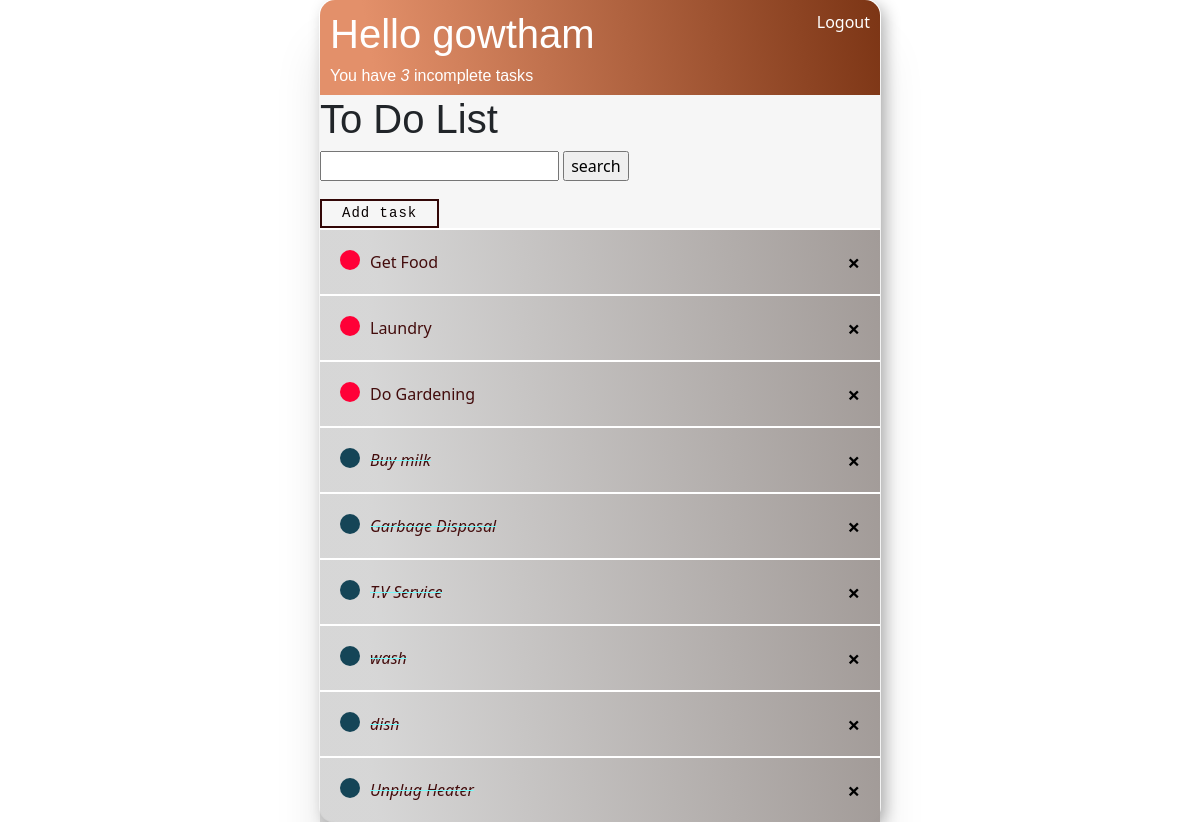
The app's page / (signed in) with its own data.
### accounts/models.py (models this page shows)
class Task(models.Model):
    user = models.ForeignKey(User,on_delete=models.CASCADE,null=True,blank=True)
    title=models.CharField(max_length=250)
    description=models.TextField(null=True,blank=True)
    complete=models.BooleanField(default=False)
    created=models.DateTimeField(auto_now_add=True)
    date=models.DateTimeField(auto_now_add=datetime)
    def __str__(self):
        return self.title
    class Meta:
        ordering = ['complete']

### accounts/views.py (the view)
# urls.py: path('',TaskList.as_view(),name='tasks'),
class TaskList(LoginRequiredMixin,ListView):
    model = Task
    template_name = 'home.html'
    context_object_name = 'i'
    def get_context_data(self, **kwargs):
        context =super().get_context_data(**kwargs)
        context['i']=context['i'].filter(user=self.request.user)
        context['count']=context['i'].filter(complete=False).count()
        search_input=self.request.GET.get('search_area') or ''
        if search_input:
            context['i']= context['i'].filter(title__icontains=search_input)
        context['search_input']=search_input
        return context

### template/home.html (shortened to what this page needs)
{% extends 'main.html' %}
{% block content %}
<div class="header-bar">
    <div>
        <h1>Hello {{request.user}}</h1>
        <h6 style="margin:0%;">You have <i>{{count}}</i> incomplete task{{count|pluralize:"s"}}</h6>
    </div>
    {% if request.user.is_authenticated %}
    <a style="color:white; text-decoration:none;" href="{% url 'logout' %}">Logout</a>
    {% else %}
    <a href="{% url 'login' %}">Login</a>
    {% endif %}
</div>
<h1>To Do List</h1>
<div class="row">
   <form method="GET">
    <input type="text" name="search_area" value="{{search_input}}">
    <input type="submit" value="search" >
    </form>
    <br>
    <br><a style="text-decoration:none;" href="{% url 'task_create' %}">
    <div id="outer">
        <div class="button_slide slide_right">
        Add task
        </div></a>
</div>
</div>
<div class="task-item-wrapper">
    {% for item in i %}
    <div class="task-wrapper">
        {% if item.complete %}
        <div class="task-title">
            <div class="task-complete-icon"></div>
            <i><s><a href="{% url 'task_update' item.id %}">{{item}}</a></s></i>
        </div>
        <a class="delete-link" href="{% url 'task_delete' item.id %}">&#215;</a>
        {% else %}
        <div class="task-title">
            <div class="task-incomplete-icon"></div>
            <a href="{% url 'task_update' item.id %}">{{item}}</a>
        </div>
        <a class="delete-link" href="{% url 'task_delete' item.id %}">&#215;</a>
        {% endif %}
</div>
{% empty %}
<h3>Nothing to add</h3>
{% endfor %}
</div>
{% endblock %}

### template/main.html (shortened to what this page needs)
<!doctype html>
<html lang="en">
<head>
     <link href="https://cdn.jsdelivr.net/npm/bootstrap@5.0.2/dist/css/bootstrap.min.css" rel="stylesheet">
</head>
<body>
<div class="container1">
    {% block content %}
    {% endblock %}
</body>
</html>

### template/main.html (style rules this page uses)
.header-bar { display: flex; justify-content: space-between; color: #ffffff; padding: 10px; border-radius: 15px 15px 0 0 ; background:linear-gradient(80deg, #e3906a 10%, #7C3515 100%,#42332C 100%) }
h1, h2, h3, h4, h5, h6 { font-family:'Raleway',sans-serif; }
a, p { color: #9e4444c1; }
.container1 { border-radius: 15px 15px 15px 15px ; max-width: 560px; margin:auto; background-color: #F6F6F6; box-shadow: 0 3em 3em rgba(0, 0, 0, 0.1), 0 0 0 1px rgb(255, 255, 255), 0.3em .3em 1em rgba(0, 0, 0, 0.3); }
.task-wrapper { display: flex; justify-content: space-between; color: #74fafa; padding: 20px; align-items: center; border-top:2px solid #ffffff; background:linear-gradient(80deg, rgba(146, 146, 146, 0.314) 10%, #a29b98 100%,#42332C 100%) }
.task-title { display: flex; }
.task-title a { text-decoration: none; color: #430c0c; margin-left: 10px; }
.task-complete-icon { height: 20px; width: 20px; background-color: rgb(21, 69, 87); border-radius: 50%; }
.task-incomplete-icon { height: 20px; width: 20px; background-color: rgb(255, 0, 55); border-radius: 50%; }
.delete-link { color: #000000; text-decoration: none; font-weight: 600; font-size: 22px; line-height: 0; }
.button_slide { color: #070101; border: 2px solid rgb(51, 7, 7); border-radius: 0px; padding: 2px 20px; display: inline-block; font-family: "Lucida Console", Monaco, monospace; font-size: 14px; letter-spacing: 1px; cursor: pointer; box-shadow: inset 0 0 0 0 #083c5e; -webkit-transition: ease-out 0.4s; -moz-transition: ease-out 0.4s; transition: ease-out 0.4s; }

### records on screen
Task: title "Get Food"
Task: title "Laundry"
Task: title "Do Gardening"
Task: title "Buy milk"
Task: title "Garbage Disposal"
Task: title "T.V Service"
Task: title "wash"
Task: title "dish"
Task: title "Unplug Heater"

### other values on screen
{{ request.user }} "gowtham"
{{ count }} "3"
